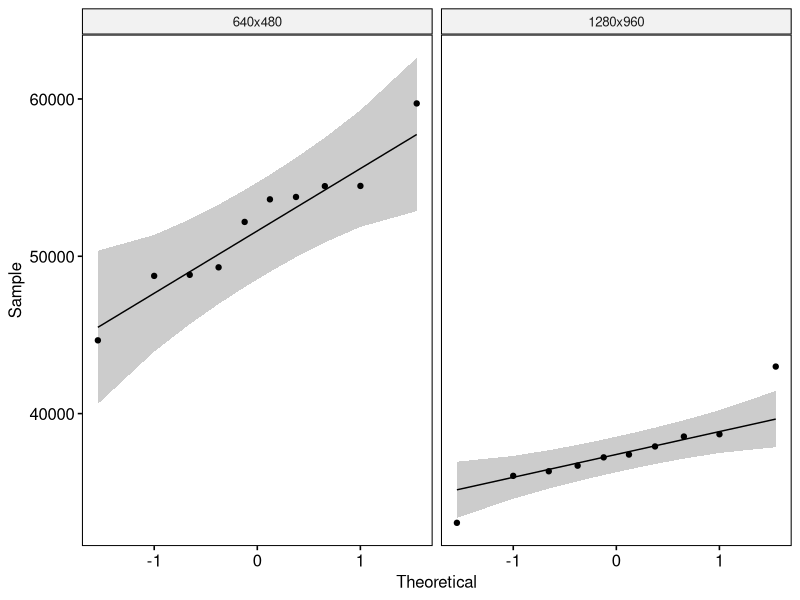
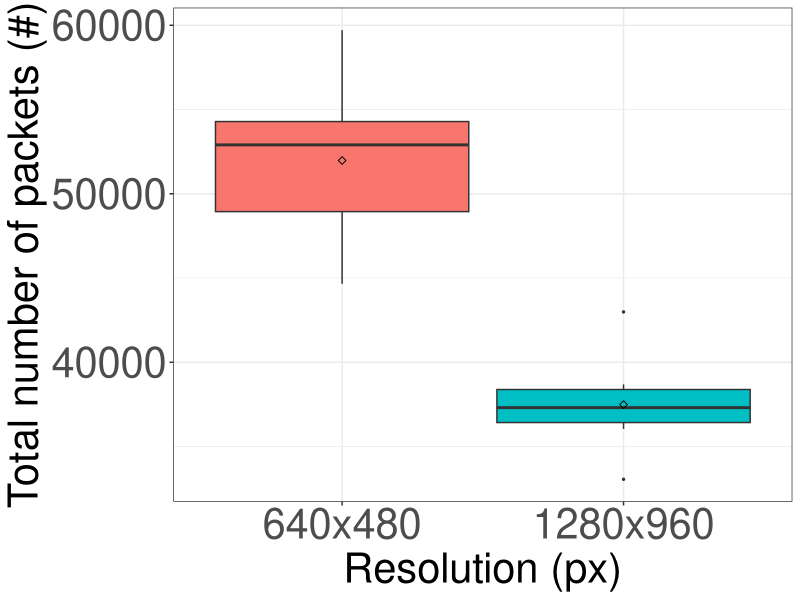

The R script that drew these images, in order:
## ---- chunk 1
if (!require('tidyverse')) install.packages('tidyverse', dependencies = TRUE); library('tidyverse')
if (!require('ggpubr')) install.packages('ggpubr', dependencies = TRUE); library('ggpubr')
if (!require('rstatix')) install.packages('rstatix', dependencies = TRUE); library('rstatix')
if (!require('ggplot2')) install.packages('ggplot2', dependencies = TRUE); library('ggplot2')
## ---- chunk 2
data <- read.csv(file = '../../raw_data/test_resolution/run_table.csv')
data <- subset(data, select = c(X__run_id, resolution, num_of_packets))
data$resolution <- factor(data$resolution, levels = c("640x480", "1280x960"))
data$num_of_packets <- as.numeric(data$num_of_packets)
## ---- chunk 3
data %>%
  group_by(resolution) %>%
  get_summary_stats(num_of_packets, type = "mean_sd")
## ---- chunk 4
pdf(file = "../../figures/resolution_effect/number-of-packets.pdf")

ggplot(data, aes(x = resolution, y = num_of_packets, fill = resolution)) +
  theme_bw() + 
  geom_boxplot(width = 0.9, outlier.size = 0.5) + 
  stat_summary(fun = mean, color = 'black', geom = 'point', shape = 5, size = 1.5) +
  labs(x = "Resolution (px)", y = "Total number of packets (#)") +
  theme(legend.position = 'none') +
  theme(
    axis.title.x = element_text(size = 30, family = 'sans'),
    axis.title.y = element_text(size = 30, family = 'sans'),
    axis.text.x = element_text(size = 30, family = 'sans'),
    axis.text.y = element_text(size = 30, family = 'sans'),
    
  )

dev.off()
## ---- chunk 5
data %>% 
  group_by(resolution) %>%
  identify_outliers(num_of_packets)
## ---- chunk 6
ggqqplot(data, x = "num_of_packets", facet.by = "resolution")
## ---- chunk 7
data %>%
  group_by(resolution) %>%
  shapiro_test(num_of_packets)
## ---- chunk 8
data %>%
  t_test(num_of_packets ~ resolution) %>%
  add_significance()
## ---- chunk 9
data %>%
  cohens_d(num_of_packets ~ resolution)
